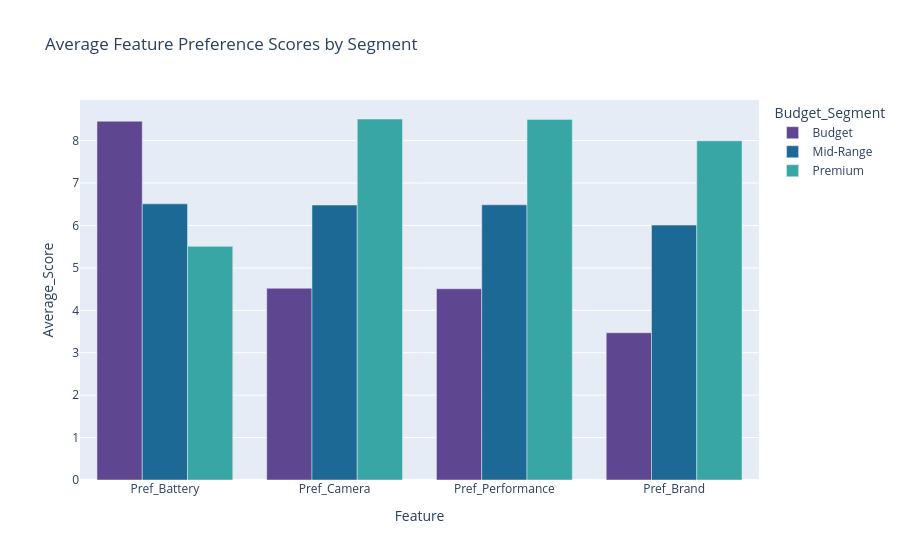

This figure's notebook cell:
### Code cell
# Melting the preference columns to create a grouped bar chart
pref_cols = ['Pref_Battery', 'Pref_Camera', 'Pref_Performance', 'Pref_Brand']
avg_prefs = df.groupby('Budget_Segment')[pref_cols].mean().reset_index()
avg_prefs_melted = avg_prefs.melt(id_vars='Budget_Segment', var_name='Feature', value_name='Average_Score')

fig = px.bar(avg_prefs_melted, x='Feature', y='Average_Score', color='Budget_Segment', barmode='group',
             title='Average Feature Preference Scores by Segment',
             color_discrete_sequence=px.colors.qualitative.Prism)
fig.show()

### Figure 1 — Plotly figure (JSON) as saved in the notebook; plotly's stock layout.template omitted (floating-point values rounded to 4 significant figures)
{"data": [{"alignmentgroup": "True", "hovertemplate": "Budget_Segment=Budget<br>Feature=%{x}<br>Average_Score=%{y}<extra></extra>", "legendgroup": "Budget", "marker": {"color": "rgb(95, 70, 144)", "pattern": {"shape": ""}}, "name": "Budget", "offsetgroup": "Budget", "orientation": "v", "showlegend": true, "textposition": "auto", "type": "bar", "x": ["Pref_Battery", "Pref_Camera", "Pref_Performance", "Pref_Brand"], "xaxis": "x", "y": [8.457, 4.52, 4.508, 3.471], "yaxis": "y"}, {"alignmentgroup": "True", "hovertemplate": "Budget_Segment=Mid-Range<br>Feature=%{x}<br>Average_Score=%{y}<extra></extra>", "legendgroup": "Mid-Range", "marker": {"color": "rgb(29, 105, 150)", "pattern": {"shape": ""}}, "name": "Mid-Range", "offsetgroup": "Mid-Range", "orientation": "v", "showlegend": true, "textposition": "auto", "type": "bar", "x": ["Pref_Battery", "Pref_Camera", "Pref_Performance", "Pref_Brand"], "xaxis": "x", "y": [6.509, 6.482, 6.487, 6.008], "yaxis": "y"}, {"alignmentgroup": "True", "hovertemplate": "Budget_Segment=Premium<br>Feature=%{x}<br>Average_Score=%{y}<extra></extra>", "legendgroup": "Premium", "marker": {"color": "rgb(56, 166, 165)", "pattern": {"shape": ""}}, "name": "Premium", "offsetgroup": "Premium", "orientation": "v", "showlegend": true, "textposition": "auto", "type": "bar", "x": ["Pref_Battery", "Pref_Camera", "Pref_Performance", "Pref_Brand"], "xaxis": "x", "y": [5.508, 8.51, 8.5, 7.994], "yaxis": "y"}], "layout": {"barmode": "group", "legend": {"title": {"text": "Budget_Segment"}, "tracegroupgap": 0}, "title": {"text": "Average Feature Preference Scores by Segment"}, "xaxis": {"anchor": "y", "domain": [0, 1], "title": {"text": "Feature"}}, "yaxis": {"anchor": "x", "domain": [0, 1], "title": {"text": "Average_Score"}}}}
